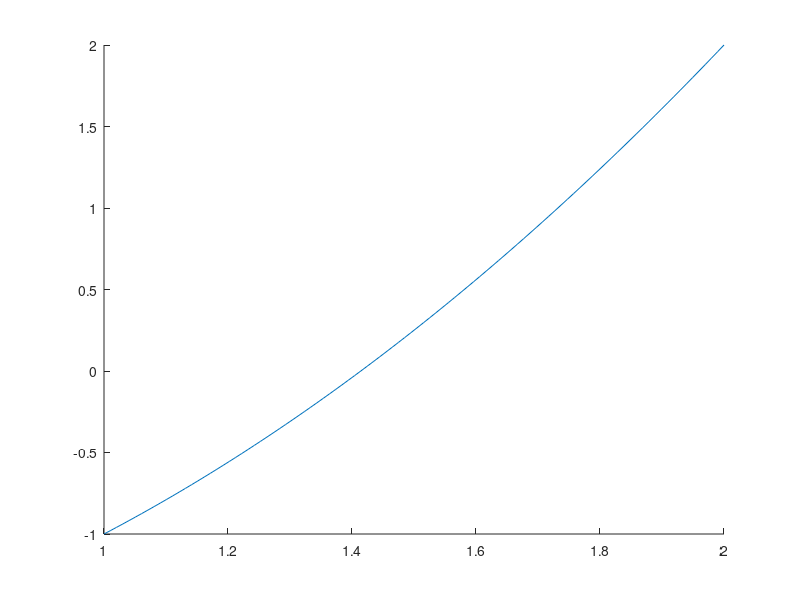

The MATLAB script that drew this image: (Note: this script raises an error after producing the figure.)
clear all
%%definizione di x
%%e delle function handle
x=linspace(1,2);
f1=@(x) (x.^2 - 2);
f3=@(x) (x.^2 - 2).^3;
f5=@(x) (x.^2 - 2).^5;

%%definizione delle derivate
%%prime tramite anonymous functions
df1=@(x) diff(f1(x));
df3=@(x) diff(f3(x));
df5=@(x) diff(f5(x));

%%Definizione di tutti i grafici con
%%funzioni, derivate, legenda e titolo
plot(x,f1(x),x,df1(x));
title('Grafico 1');
legend('f1(x)', 'df1(x)');

plot(x,f3(x),x,df3(x));
title('Grafico 2');
legend('f3(x)', 'df3(x)');

plot(x,f5(x),x,df5(x));
title('Grafico 3');
legend('f5(x)', 'df5(x)');

%%Approssimazione della soluzione sqrt(2)
%%con f_m(x)=0 nei casi m=1,3,5 chiamando il metodo di Newton
%%con il criterio dello scarto

%%function [zero,res,iterates,flag]=Newton(f,df,x0,toll,itmax,method)
[zero1,res1,iterates1]=Newton(f1(x),df1(x),2,10^(-8),100,'m');

[zero2,res2,iterates2]=Newton(f3(x),df3(x),2,10^(-8),100,'m');

[zero3,res3,iterates3]=Newton(f5(x),df5(x),2,10^(-8),100,'m');

%%L'errore dello scarto dovrebbe essere l'iterata stessa
%%(ultimo termine della successione) ed il penultimo termine
error_1=iterates1 - (iterates1 - 1);
semilogy(f1(x),res1,error_1);

error_2=iterates2 - (iterates2 - 1);
semilogy(f3(x),res2,error_2);

error_3=iterates3 - (iterates3 - 1);
semilogy(f5(x),res3,error_3);

%%Punti 4 e 5 non ne ho idea
%%comunque dai plot in poi non è giusto
